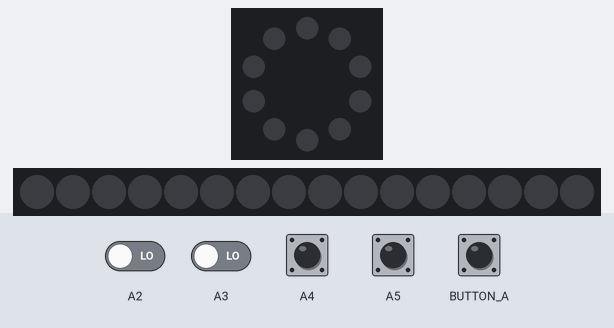
Bench run of a program on a simulated Circuit Playground running CircuitPython. On the bench: the board's ring of 10 RGB LEDs (number 0 left of the top, counting anticlockwise), 16 RGB LEDs in strip order, left to right. The test bench sets the inputs (shaded band); at power-on: A2–5 LOW. Dim RGB values are drawn brighter than linear; random numbers come from a fixed seed; touch pads read as touched when driven HIGH.

Above: at 1.2 s.
1.3 s: button A pressed for 0.15 s
2.0 s: A2 driven HIGH and A3 driven HIGH
5.0 s: A2 driven LOW
At 6.5 s:
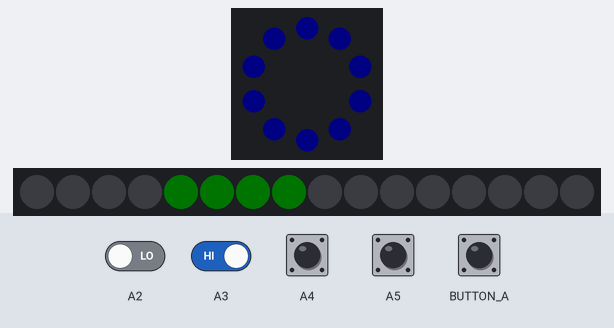
6.8 s: A4 pulled HIGH for 1 s
At 8.1 s:
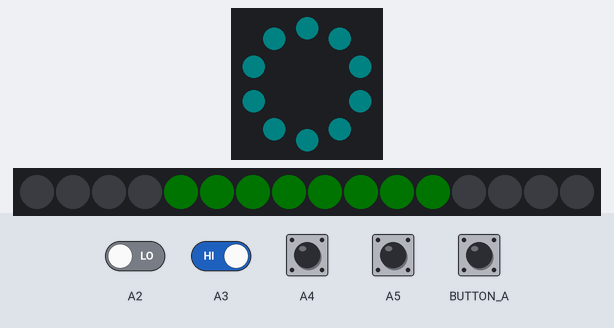
9.8 s: A5 pulled HIGH for 1 s
At 11.1 s:
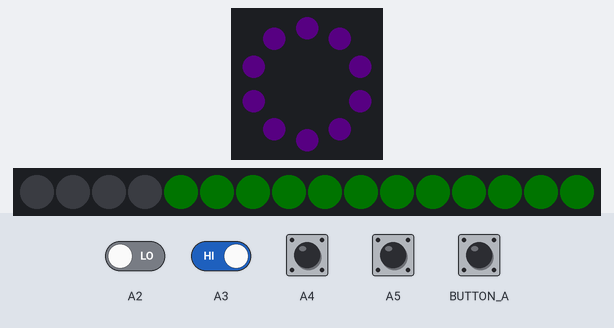
12.8 s: A2 driven HIGH
At 14.2 s:
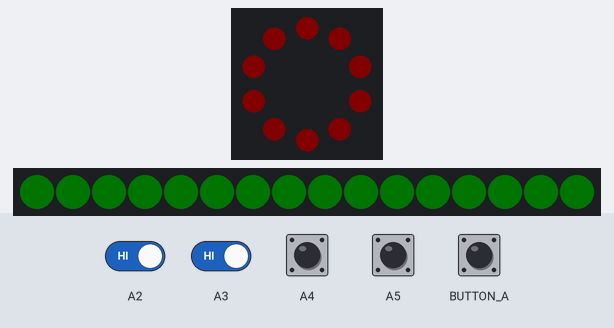
Timing chart, 0 to 15.8 s (numbered marks = the images above; inputs shaded):
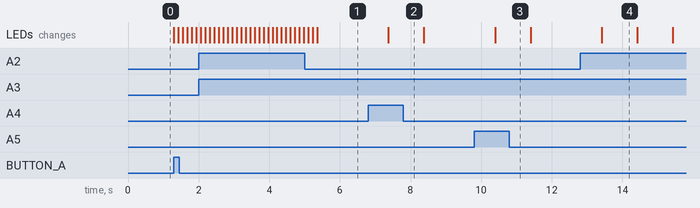

Measured:
- after the input at 6.8 s, the LEDs: change after 0.57 s (image 2)
- after the input at 9.8 s, the LEDs: change after 0.59 s (image 3)
- after the input at 12.8 s, the LEDs: change after 0.61 s (image 4)
- what the display in image 4 shows lasts 1.0 s, from 13.4 s to 14.4 s

The program:

ring16B.py
```python
# program for joe's blinken lights using:
# * circuit playground express
# * neopixel ring (16)
# * sticks (8 x 4 sticks) [future work]
import board, neopixel, random, digitalio, time, touchio
from adafruit_circuitplayground.express import cpx

cpx.pixels.brightness = 0.025

# ring
numpix = 16  # Number of NeoPixels
pixpin = board.A1  # Pin where NeoPixels are connected
strip = neopixel.NeoPixel(pixpin, numpix, brightness=0.005)

# cpx
# basePixels = neopixel.NeoPixel(board.NEOPIXEL, 10, brightness=0.01, auto_write=False)


TEAL = (75, 250, 100) # RGB color - teal
RED = (255, 0, 0)
YELLOW = (255, 150, 0)
GREEN = (0, 255, 0)
CYAN = (0, 255, 255)
BLUE = (0, 0, 255)
PURPLE = (180, 0, 255)
WHITE = (255, 255, 255)
OFF = (0, 0, 0)

ALL_COLORS = [TEAL, RED, YELLOW, GREEN, CYAN, BLUE, PURPLE, WHITE]
QUAD1 = [0,1,2,3]
QUAD2 = [4,5,6,7]
QUAD3 = [8,9,10,11]
QUAD4 = [12,13,14,15]

count = 0

# def color_dot_chase(color):
#     for i in range(10):
#         basePixels[i] = color
#         basePixels.show()
#         basePixels[i] = OFF
#         time.sleep(0.05)
#         basePixels.show()


def animate():
  for i in range(numpix):
    # Set 'head' pixel to color:
    colorIndex = random.randrange(0, len(ALL_COLORS) - 1)
    # strip[i] = ALL_COLORS[colorIndex]
    setPixelColor(i, ALL_COLORS[colorIndex])
    strip.write()  # Refresh LED states
    time.sleep(0.125)  # 16 millisecond delay
    strip[i] = OFF
    # strip[sine[(i + len(sine) - 8) % len(sine)]] = [0, 0, 0]
    strip.write()  # Refresh LED states
    time.sleep(0.125)  # 16 millisecond delay
    count = i

def setPixelColor(pixelIndex, colorValue):
  strip[pixelIndex] = colorValue
  # strip.write()
  # time.sleep(0.025)

def setQuadColor(pixelIndexes, quadColor):
  for i in pixelIndexes:
    setPixelColor(i, quadColor)

setQuadColor(QUAD1, OFF)
setQuadColor(QUAD2, OFF)
setQuadColor(QUAD3, OFF)
setQuadColor(QUAD4, OFF)

while True:  # Loop forever...
# while count < len(ALL_COLORS):  # Loop forever...

  # if cpx.switch:
  #     cpx.pixels.fill(GREEN)

  if cpx.button_a:  # button is pushed
      setQuadColor(QUAD1, OFF)
      setQuadColor(QUAD2, OFF)
      setQuadColor(QUAD3, OFF)
      setQuadColor(QUAD4, OFF)

  if cpx.button_a:  # button is pushed
      animate()

  if cpx.touch_A2:
    cpx.pixels.fill(RED)
    setQuadColor(QUAD1, GREEN)
    time.sleep(1)
    cpx.pixels.fill(OFF)
  # else:
    # setQuadColor(QUAD1, OFF)

  if cpx.touch_A3:
    cpx.pixels.fill(BLUE)
    setQuadColor(QUAD2, GREEN)
    time.sleep(1)
    cpx.pixels.fill(OFF)
  # else:
    # setQuadColor(QUAD2, OFF)

  if cpx.touch_A4:
    cpx.pixels.fill(CYAN)
    setQuadColor(QUAD3, GREEN)
    time.sleep(1)
    cpx.pixels.fill(OFF)
  # else:
    # setQuadColor(QUAD3, OFF)

  if cpx.touch_A5:
    cpx.pixels.fill(PURPLE)
    setQuadColor(QUAD4, GREEN)
    time.sleep(1)
    cpx.pixels.fill(OFF)
  # else:
    # setQuadColor(QUAD4, OFF)

  # animate()
```
